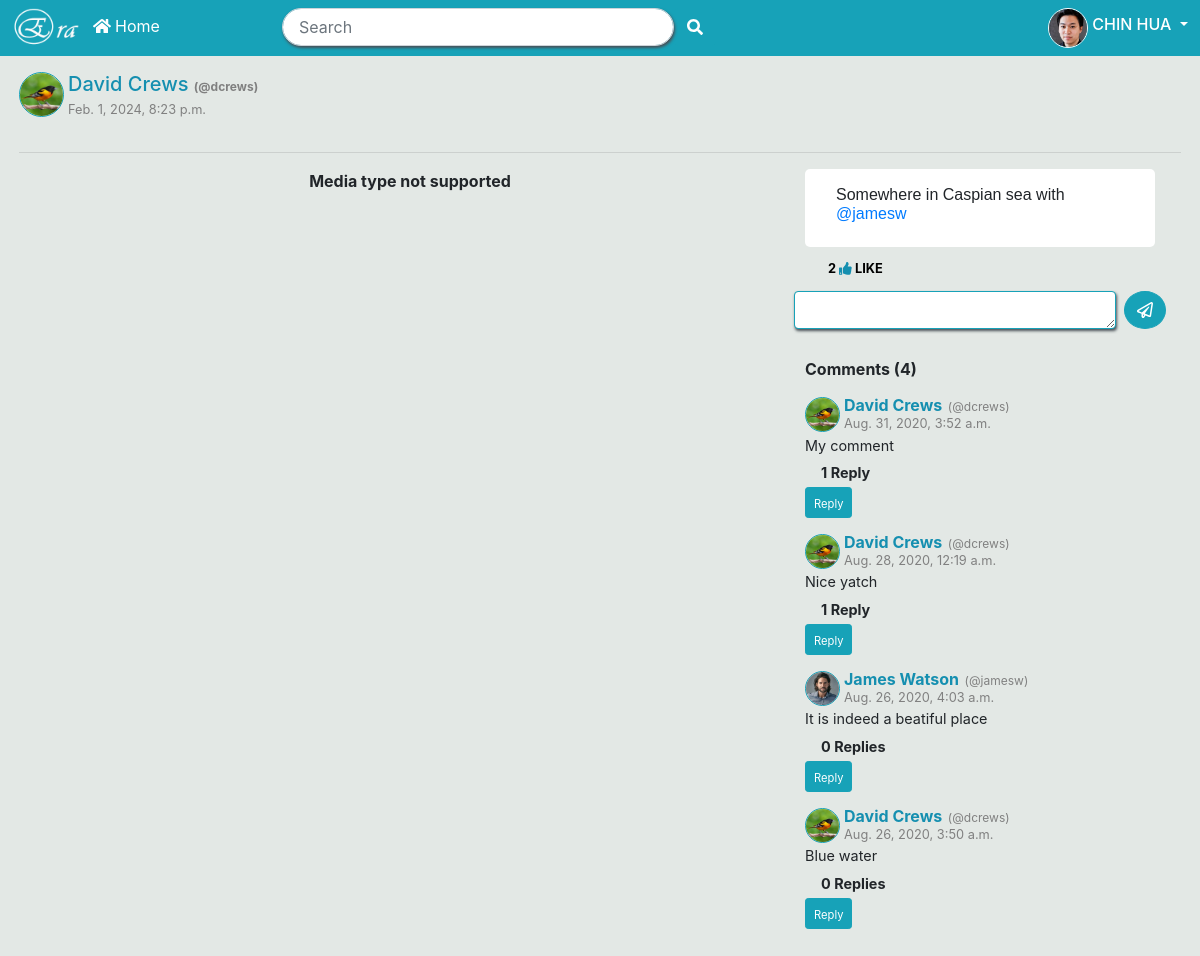
Page /2/ (signed in) on the committed database.
### blog/models.py (models this page shows, shortened)
class Profile(models.Model):
	user = models.OneToOneField(User, on_delete = models.CASCADE)
	birthday = models.DateField(null=True, blank=True)
	avatar = models.ImageField(default='default/avatar_default.jpg', upload_to='profile_pics', null=True, blank=True)
	cover_image = models.ImageField(default='default/defalt_cover.jpg', upload_to='bg_image', null=True, blank=True)
	follow = models.ManyToManyField(User, related_name='following', blank=True)
	country = models.CharField(max_length=100, blank=True, null=True)
	current_City =  models.CharField(max_length=100, blank=True, null=True)
	about_Myself = models.CharField(max_length=200, blank=True, null=True)
	profession = models.CharField(max_length=200, blank=True, null=True)
	def profile_url(self):
		return reverse('blog:profile', args=[self.user.username, self.user.id])

class Post(models.Model):
	author = models.ForeignKey(User, related_name='blog_posts', on_delete=models.CASCADE)
	body = models.TextField(null=True, blank=True)
	media = models.FileField(upload_to='post_pics', null=True, blank=True)
	created = models.DateTimeField(auto_now_add=True)
	updated = models.DateTimeField(auto_now=True)
	likes = models.ManyToManyField(User, related_name='likes', blank=True)
	user_tagged = models.ManyToManyField(User, related_name="user_tagged", null=True, blank=True)
	def total_likes(self):
		return self.likes.count()
	def media_kind(self):
		if settings.DEBUG:
			media_path = settings.BASE_DIR + self.media.url
		else:
			media_path = self.media.url
		kind = filetype.guess(media_path)
		if kind.mime in File_type.image_type():
			return "image"
		elif kind.mime in File_type.video_type():
			return "video"
		else:
			return "Media type not supported"

class Comment(models.Model):
	post = models.ForeignKey(Post, on_delete = models.CASCADE )
	user = models.ForeignKey(User, on_delete = models.CASCADE)
	reply = models.ForeignKey('self', on_delete=models.CASCADE, null=True, related_name='replies')
	content = models.TextField(max_length=100)
	timestamp = models.DateTimeField(auto_now_add=True)

### blog/views.py (the view)
# urls.py: path('<int:id>/', views.post_detail, name='post_detail'),
@login_required(login_url='blog:user_login')
def post_detail(request, id):
	post = get_object_or_404(Post, id=id)
	user_post = PostEditForm(instance = post)
	comments = Comment.objects.filter(post=post, reply=None).order_by('-id')
	is_liked = False
	if post.likes.filter(id=request.user.id).exists():
		is_liked = True
	if request.method == 'POST':
		comment_form = UserCommentForm(request.POST or None)
		if comment_form.is_valid():
			content = request.POST.get('content')
			reply_id = request.POST.get('comment_id')
			comment_qs = None
			if reply_id:
				comment_qs = Comment.objects.get(id=reply_id)
			body_list=content.split(' ')
			new_list=[]
			for body in body_list:
				if body.startswith('@'):
					body=body.strip('@')
					new_list.append(body)
			profiles=Profile.objects.filter(user__username__in=new_list)
			profile_dict = {}
			for profile in profiles:
				profile_dict.update({'@'+profile.user.username:profile.get_absolute_url()})
			for key, value in profile_dict.items():
				content = content.replace(key, '<a href="%s">%s</a>' % (value,key))
			comment = Comment.objects.create(post=post, user=request.user, content=content, reply=comment_qs)
			comment.save()
			return HttpResponseRedirect(post.get_absolute_url())
	else:
		comment_form = UserCommentForm()
	context = {'post':post,
			  'is_liked':is_liked,
			  'total_likes': post.total_likes,
			  'comments':comments,
			  'comment_form':comment_form,
			  'user_post': user_post,
			  }
	if request.is_ajax():
		html = render_to_string('blog/comments.html', context, request=request)
		return JsonResponse({'form':html})
	return render(request, 'blog/post_detail.html', context)

### blog/forms.py
class UserCommentForm(forms.ModelForm):
	content = forms.CharField(label="", widget=forms.Textarea(attrs={'class': 'form-control border border-info', 'rows':1,}))
	class Meta:
		model = Comment
		fields = {'content',}

class PostEditForm(forms.ModelForm):
	body = forms.CharField(label="Content", widget=forms.Textarea(attrs={'class': 'form-control', 'rows':3}), required=False)
	class Meta():
		model = Post
		fields= ('body', 'media')

### blog/fileChecker.py (called while the page is built)
	def image_type():
		image_list = ['image/jpeg','image/jpx','image/png','image/gif','image/webp','image/x-canon-cr2','image/tiff','image/bmp','image/vnd.ms-photo','image/vnd.adobe.photoshop','image/x-icon','image/heic']
		return image_list

	def video_type():
		video_list = ['video/mp4','video/x-m4v','video/x-matroska','video/webm','video/quicktime','video/x-msvideo','video/x-ms-wmv', 'video/mpeg','video/x-flv']
		return video_list

### templates/blog/post_detail.html (shortened to what this page needs)
{% extends 'blog/base.html' %}
{% load static %}
{% block content %}
<div class="container-fluid p-1 my-2">
	<div class="container-fluid">
		<div class="media">
		  <a href="{{post.author.profile.profile_url}}">
			<img class="rounded-circle border border-info" src="{{post.author.profile.avatar.url}}" style="width:45px; height:45px;">
		  </a>
		  <div class="media-body mx-1" style="">
		    <a href="{{post.author.profile.profile_url}}" style="text-decoration: none;color: #158fb0;">
				<h5>{{post.author.first_name|capfirst}} {{post.author.last_name|capfirst}}
				<small style="color:grey;font-size: 12px;"><strong> (@{{post.author}})</small></strong></h5>
			</a>
			<div class="date-created mt-n2" style="color:grey;float: left">
				<p><small>{{post.created}}</small></p>
			</div>
		  </div>
    	</div><hr>
	</div>
	<div class="container ">
	  <div class="row">
	  	{% if post.media and post.body %}
	    <div class="col-md-6 col-lg-8 mb-2" style="">
			<div class="post-img" href="" style="max-height: 1000px;text-align: center;">
				{% if post.media_kind == "image" %}
				<a href="{{post.get_absolute_url}}">
					<img  class="img-fluid" src="{{post.media.url}}" style="">
				</a>
				{% elif post.media_kind == "video" %}
				<video class="img-fluid" controls="" style="">
					<source src="{{ post.media.url }}" type="video/mp4" style="">
				</video>
				{% else %}
				<div><strong>Media type not supported</strong></div>
				{% endif %}
			</div>
		</div>
		{% endif %}
	    <div class="{% if post.media %}col-md-6 col-lg-4 {% else %}col-md-12{% endif %}"  style="">
		    {% if post.body %}
	      	<div class="container" style="background-color: white; border-radius: 5px">
				<div class="post-body p-3">
					<h6 size="" style="font-family:Arial;">{{post.body|safe}}</h6>
				</div>
			</div>
			{% endif %}
			<div class="section p-2" id="like-section{{post.id}}">
				<div class="container p-0">
					{% include 'blog/like.html' %}
				</div>
			</div><br>
			<div class="main-form" id="Comments" style="max-width:500px">
				{% include 'blog/comments.html'%}
			</div>
	    </div>
	  </div>
	</div>
</div>
{% endblock %}

### templates/blog/navbar.html (shortened to what this page needs)
{% load static %}
<body>
 <nav class="fixed-top  navbar-dark bg-info">
   <div class="px-2">
<div class="row">
  <div class="col-3 col-sm-3 col-md-3 col-lg-3 pt-2" style="" >
    <a href="{% url 'blog:post_list' %}" class="brand"><img class="image" id="main-img" src="" style=""></a>
    <a href="{% url 'blog:post_list' %}" style="color: white; text-decoration: none;"><i class="fas fa-home" style="color:white;"></i> Home</a>
  </div>
  <div class="col-6 col-sm-5 col-md-4 col-lg-4 pt-2 px-0">
    <form class="" action="{% url 'blog:post_list' %}">
      <div class="row d-flex justify-content-center">
        <div class="col p-0">
          <input class="form-control form-control-md search" type="text" placeholder=" Search" aria-label="Search" name="term" id="profile" style="border-radius: 20px;
          box-shadow: 1px 2px 3px">
        </div>
        <div class="">
          <button class="btn btn-md btn-info" type="submit" role="button" id="search"><i class="fas fa-search" aria-hidden="true" style="color:white;"></i>
          </button>
        </div>
      </div>
  </form>
</div>
  <div class="col-3 col-sm-4 col-md-5 col-lg-5 py-2">
    {% if request.user.is_authenticated %}
        <span class=""  style="float: right;">
            <div class="media">
              <a href="{% url 'blog:profile' request.user.username request.user.id %}">
              <img class="rounded-circle border border-light" src="{{ request.user.profile.avatar.url }}" style="width:40px; height:40px;">
              </a>
              <span class="media-body mx-1 my-1" style="text-align: center">
                <a href="{% url 'blog:profile' request.user.username request.user.id %}" style="text-decoration: none;color: white">
                <h6 class="navbar-user" style="">{{ request.user.first_name|upper }} {{  request.user.last_name|upper }}</h6></a>
                <span class="dropdown show" style="float: center;text-align: center">
                  <a class="dropdown-toggle" href="#" id="dropdownMenuLink" data-toggle="dropdown" aria-haspopup="true" aria-expanded="false" style="color:white;">
                  </a>
                </span>
              </span>
            </div>
        </span>
    {% endif %}
      </div>
    </div>
  </div>
</nav>
</body>

### templates/blog/like.html (shortened to what this page needs)
{% load static %}
	<form class="" action="" method="post">
		{% if is_liked %}
		<a class="" href="" role="submit" id="like" name="post_id" value="{{ post.id }}" class="icon p-2" style="border-radius: 20px;float: left;color:black;text-decoration: none"><div class="container"><small><b>{{ post.total_likes }} <i class="fas fa-thumbs-up" style="color:#525254;"></i> LIKED</b></small></div></a>
		{% else %}
		<a class="" href="" role="submit" id="like" name="post_id" value="{{ post.id }}" class="icon p-2" style="border-radius: 20px;float: left;color:black;text-decoration: none"><div class="container"><small><b>{{ post.total_likes }} <i class="fas fa-thumbs-up" style="color:#158fb0;"></i> LIKE</b></small></div></a>
		{% endif %}
	</form>

### templates/blog/comments.html (shortened to what this page needs)
{% load static %}
<div class="comment">
	<form method="post" class="comment-form" action="{% url 'blog:post_detail' id=post.id %}">
		<div class="row">
			<div class="col p-1">
				{{ comment_form }}
			</div>
			<div class="float-right p-1">
				<button type="submit" value="Comment" class="btn btn-info rounded-circle" style=""><i class="far fa-paper-plane"></i></button>
			</div>
		</div>
	</form>
</div><br>
	<p style="font-size:1rem"><strong> Comment{{ comments|pluralize}} ({{comments.count}})</strong></p>
<div class="main-comment-section">
	{% for comment in comments %}
	<blockquote class="blockquote">
		<div class="media">
		  <a href="{{comment.user.profile.profile_url}}">
			<img class="rounded-circle border border-info" src="{{comment.user.profile.avatar.url}}" style="width:35px; height:35px;">
		  </a>
		  <div class="media-body mx-1" style="margin-top: -8px">
		    <a href="{{comment.user.profile.profile_url}}" style="text-decoration: none;color: #158fb0">
				<strong style="font-size: 1rem;">{{comment.user.first_name|capfirst}} {{comment.user.last_name|capfirst}}</strong>
				<small style="color:grey;font-size: 12px;"> (@{{comment.user.username}})</small>
			</a>
			<br>
			<div class="date-created" style="font-size: 0.8rem; margin-top: -5px;color:grey;">
				<p>{{comment.timestamp}}</p>
			</div>
		  </div>
		</div>
	<div>
		<p class="mb-0" style="margin-top: -15px; font-size: 0.9rem">{{ comment.content|safe }}</p>
		<div class="reply mx-3">
	       	<a style="font-size: 0.9rem"><b>{{comment.replies.count}} Repl{{ comment.replies.all|pluralize:"y,ies" }}</b></a>
		</div>
	<p>
	  <button class="btn btn-info btn-sm" type="button" data-toggle="collapse" data-target="#collapseExample{{comment.id}}" aria-expanded="false" aria-controls="collapseExample">
	    <small>Reply</small>
	  </button>
	</p>
	</blockquote>
	{% endfor %}
</div>

### templates/blog/base.html (style rules this page uses)
body { background-color: #e3e8e5; }

### templates/blog/comments.html (style rules this page uses)
.form-control { box-shadow: 1px 2px 3px; }

### rows in the picture
Post: author.profile.avatar (picture), author.first_name "David", author.last_name "Crews", author "dcrews", created "Feb. 1, 2024, 8:23 p.m.", body "Somewhere in Caspian sea with @jamesw", total_likes "2"
Comment: user.profile.avatar (picture), user.first_name "David", user.last_name "Crews", user.username "dcrews", timestamp "Aug. 31, 2020, 3:52 a.m.", content "My comment", replies.count "1"
Comment: user.profile.avatar (picture), user.first_name "David", user.last_name "Crews", user.username "dcrews", timestamp "Aug. 28, 2020, 12:19 a.m.", content "Nice yatch", replies.count "1"
Comment: user.profile.avatar (picture), user.first_name "James", user.last_name "Watson", user.username "jamesw", timestamp "Aug. 26, 2020, 4:03 a.m.", content "It is indeed a beatiful place", replies.count "0"
Comment: user.profile.avatar (picture), user.first_name "David", user.last_name "Crews", user.username "dcrews", timestamp "Aug. 26, 2020, 3:50 a.m.", content "Blue water", replies.count "0"

### other values in the picture
{{ request.user.first_name|upper }} "CHIN"
{{ request.user.last_name|upper }} "HUA"
{{ comments.count }} "4"
